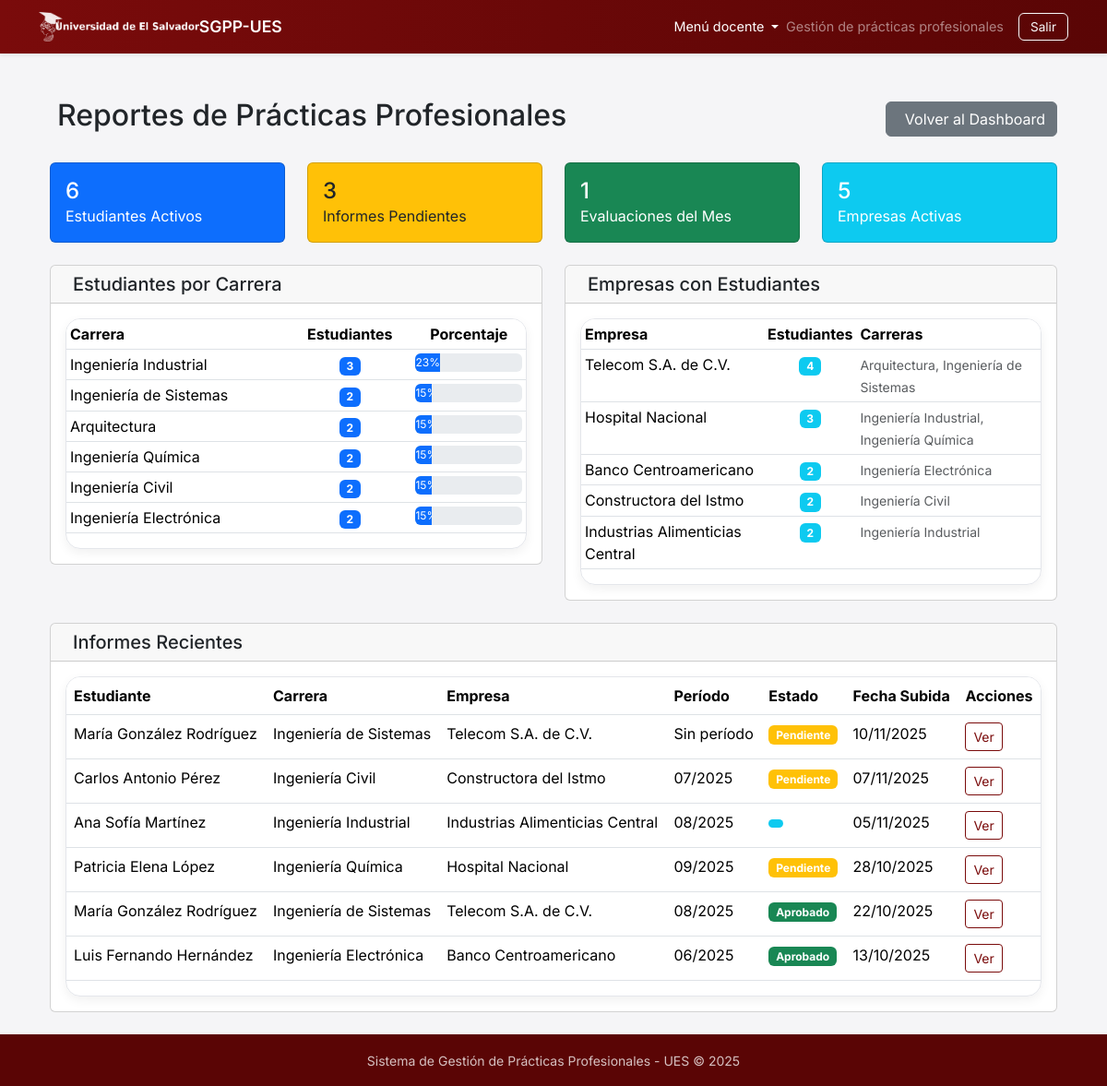
The app's page /public/index.php?page=docente_reportes (signed in) with its own data.
### tables this page shows
CREATE TABLE `informe_mensual` (
  `id` int(11) NOT NULL,
  `expediente_id` int(11) NOT NULL,
  `periodo` date NOT NULL,
  `ruta_archivo` varchar(255) DEFAULT NULL,
  `comentario_estudiante` text DEFAULT NULL,
  `estado_revision` enum('pendiente','recibido','observado','aprobado') NOT NULL DEFAULT 'pendiente',
  `comentario_revisor` text DEFAULT NULL,
  `revisor_id` int(11) DEFAULT NULL,
  `fecha_subida` datetime NOT NULL DEFAULT current_timestamp(),
  `fecha_revision` datetime DEFAULT NULL,
  `hash_archivo` varchar(64) DEFAULT NULL
);

CREATE TABLE `estudiante` (
  `id` int(11) NOT NULL,
  `carnet` varchar(10) NOT NULL,
  `nombre_completo` varchar(100) NOT NULL,
  `carrera` varchar(100) NOT NULL,
  `usuario_id` int(11) NOT NULL
);

CREATE TABLE `empresa` (
  `id` int(11) NOT NULL,
  `nombre` varchar(150) NOT NULL,
  `giro` varchar(150) DEFAULT NULL,
  `direccion` varchar(255) DEFAULT NULL,
  `contacto_principal` varchar(150) DEFAULT NULL,
  `telefono` varchar(25) DEFAULT NULL,
  `correo` varchar(120) DEFAULT NULL,
  `activa` tinyint(1) NOT NULL DEFAULT 1,
  `fecha_creacion` datetime NOT NULL DEFAULT current_timestamp(),
  `fecha_actualizacion` datetime NOT NULL DEFAULT current_timestamp() ON UPDATE current_timestamp()
);

### src/controllers/DocenteReportesController.php (called while the page is built, shortened)
<?php
require_once __DIR__ . '/../../config/db.php';
require_once __DIR__ . '/../models/ExpedienteModel.php';
require_once __DIR__ . '/../models/InformeMensualModel.php';
require_once __DIR__ . '/../models/EvaluacionModel.php';
require_once __DIR__ . '/../models/EmpresaModel.php';
$expedienteModel = new ExpedienteModel($pdo);
$informeModel = new InformeMensualModel($pdo);
$evaluacionModel = new EvaluacionModel($pdo);
$empresaModel = new EmpresaModel($pdo);
$estadisticas = [
    'total_estudiantes' => $expedienteModel->contarActivos(),
    'total_informes' => $informeModel->contarPendientes(),
    'total_evaluaciones' => $evaluacionModel->contarEvaluacionesMesActual(),
    'total_empresas' => $empresaModel->contarEmpresasConEstudiantesActivos()
];
$expedientes_por_carrera = $expedienteModel->contarPorCarrera();
$empresas_con_estudiantes = $empresaModel->listarConEstudiantesActivos();
$informes_recientes = $informeModel->obtenerRecientes(10);
include __DIR__ . '/../../templates/docente/reportes.php';

### src/models/ExpedienteModel.php (called while the page is built, shortened)
<?php
class ExpedienteModel
{
    private $pdo;
    public function __construct($pdo)
    {
        $this->pdo = $pdo;
    }
    public function contarActivos(): int
    {
        $stmt = $this->pdo->prepare(
            "SELECT COUNT(DISTINCT estudiante_id) as total
             FROM expediente
             WHERE estado = 'activo'"
        );
        $stmt->execute();
        $result = $stmt->fetch();
        return (int)$result['total'];
    }
    public function contarPorCarrera(): array
    {
        $stmt = $this->pdo->query(
            "SELECT est.carrera, COUNT(*) as total
             FROM expediente e
             JOIN estudiante est ON est.id = e.estudiante_id
             WHERE e.estado = 'activo'
             GROUP BY est.carrera
             ORDER BY total DESC"
        );
        return $stmt->fetchAll();
    }
}

### src/models/InformeMensualModel.php (called while the page is built, shortened)
<?php
class InformeMensualModel
{
    private $pdo;
    public function __construct($pdo)
    {
        $this->pdo = $pdo;
    }
    public function contarPendientes(): int
    {
        $stmt = $this->pdo->prepare(
            "SELECT COUNT(*) as total
             FROM informe_mensual
             WHERE estado_revision = 'pendiente'"
        );
        $stmt->execute();
        $result = $stmt->fetch();
        return (int)$result['total'];
    }
    public function obtenerRecientes(int $limite = 5): array
    {
        $stmt = $this->pdo->prepare(
            "SELECT im.*,
                    est.nombre_completo AS estudiante_nombre,
                    est.carrera AS estudiante_carrera,
                    emp.nombre AS empresa_nombre
             FROM informe_mensual im
             JOIN expediente e ON e.id = im.expediente_id
             JOIN estudiante est ON est.id = e.estudiante_id
             JOIN empresa emp ON emp.id = e.empresa_id
             ORDER BY im.fecha_subida DESC
             LIMIT ?"
        );
        $stmt->execute([$limite]);
        return $stmt->fetchAll();
    }
}

### src/models/EvaluacionModel.php (called while the page is built, shortened)
<?php
class EvaluacionModel {
    private $pdo;
    public function __construct($pdo)
    {
        $this->pdo = $pdo;
    }
    public function contarEvaluacionesMesActual(): int
    {
        $stmt = $this->pdo->prepare(
            "SELECT COUNT(*) as total
             FROM evaluacion
             WHERE MONTH(fecha_evaluacion) = MONTH(CURRENT_DATE())
             AND YEAR(fecha_evaluacion) = YEAR(CURRENT_DATE())"
        );
        $stmt->execute();
        $result = $stmt->fetch();
        return (int)$result['total'];
    }
}

### src/models/EmpresaModel.php (called while the page is built, shortened)
<?php
class EmpresaModel
{
    private $pdo;
    public function __construct($pdo)
    {
        $this->pdo = $pdo;
    }
    public function contarEmpresasConEstudiantesActivos(): int
    {
        $stmt = $this->pdo->prepare(
            "SELECT COUNT(DISTINCT e.id) as total
             FROM empresa e
             JOIN expediente exp ON exp.empresa_id = e.id
             WHERE exp.estado = 'activo'"
        );
        $stmt->execute();
        $result = $stmt->fetch();
        return (int)$result['total'];
    }
    public function listarConEstudiantesActivos(): array
    {
        $stmt = $this->pdo->query(
            "SELECT e.nombre,
                    COUNT(exp.id) as total_estudiantes,
                    GROUP_CONCAT(DISTINCT est.carrera ORDER BY est.carrera SEPARATOR ', ') as carreras
             FROM empresa e
             JOIN expediente exp ON exp.empresa_id = e.id
             JOIN estudiante est ON est.id = exp.estudiante_id
             WHERE exp.estado = 'activo'
             GROUP BY e.id, e.nombre
             ORDER BY total_estudiantes DESC, e.nombre"
        );
        return $stmt->fetchAll();
    }
}

### templates/docente/reportes.php (the view, shortened to what this page needs)
<?php
include __DIR__ . '/../../src/includes/header.php';
?>
<div class="container mt-4">
    <div class="row">
        <div class="col-12">
            <div class="d-flex justify-content-between align-items-center mb-4">
                <h2>
                    Reportes de Prácticas Profesionales
                </h2>
                <a href="/Grupo2_Etapa2Proy_SGPP-UES/public/index.php?page=home" class="btn btn-secondary">
                    <i class="fas fa-arrow-left me-2"></i>Volver al Dashboard
                </a>
            </div>
        </div>
    </div>
    <div class="row mb-4">
        <div class="col-md-3">
            <div class="card bg-primary text-white">
                <div class="card-body">
                    <div class="d-flex justify-content-between">
                        <div>
                            <h4 class="mb-0"><?= $estadisticas['total_estudiantes'] ?></h4>
                            <p class="mb-0">Estudiantes Activos</p>
                        </div>
                    </div>
                </div>
            </div>
        </div>
        <div class="col-md-3">
            <div class="card bg-warning text-dark">
                <div class="card-body">
                    <div class="d-flex justify-content-between">
                        <div>
                            <h4 class="mb-0"><?= $estadisticas['total_informes'] ?></h4>
                            <p class="mb-0">Informes Pendientes</p>
                        </div>
                    </div>
                </div>
            </div>
        </div>
        <div class="col-md-3">
            <div class="card bg-success text-white">
                <div class="card-body">
                    <div class="d-flex justify-content-between">
                        <div>
                            <h4 class="mb-0"><?= $estadisticas['total_evaluaciones'] ?></h4>
                            <p class="mb-0">Evaluaciones del Mes</p>
                        </div>
                    </div>
                </div>
            </div>
        </div>
        <div class="col-md-3">
            <div class="card bg-info text-white">
                <div class="card-body">
                    <div class="d-flex justify-content-between">
                        <div>
                            <h4 class="mb-0"><?= $estadisticas['total_empresas'] ?></h4>
                            <p class="mb-0">Empresas Activas</p>
                        </div>
                    </div>
                </div>
            </div>
        </div>
    </div>
    <div class="row">
        <div class="col-md-6 mb-4">
            <div class="card">
                <div class="card-header">
                    <h5 class="mb-0">
                        Estudiantes por Carrera
                    </h5>
                </div>
                <div class="card-body">
                    <?php if (!empty($expedientes_por_carrera)): ?>
                        <div class="table-responsive">
                            <table class="table table-sm">
                                <thead>
                                    <tr>
                                        <th>Carrera</th>
                                        <th class="text-center">Estudiantes</th>
                                        <th class="text-center">Porcentaje</th>
                                    </tr>
                                </thead>
                                <tbody>
                                    <?php
                                    $total_estudiantes = array_sum(array_column($expedientes_por_carrera, 'total'));
                                    foreach ($expedientes_por_carrera as $carrera):
                                        $porcentaje = $total_estudiantes > 0 ? ($carrera['total'] / $total_estudiantes) * 100 : 0;
                                    ?>
                                        <tr>
                                            <td><?= htmlspecialchars($carrera['carrera']) ?></td>
                                            <td class="text-center">
                                                <span class="badge bg-primary"><?= $carrera['total'] ?></span>
                                            </td>
                                            <td class="text-center">
                                                <div class="progress" style="height: 20px;">
                                                    <div class="progress-bar" role="progressbar" style="width: <?= round($porcentaje) ?>%">
                                                        <?= round($porcentaje) ?>%
                                                    </div>
                                                </div>
                                            </td>
                                        </tr>
                                    <?php endforeach; ?>
                                </tbody>
                            </table>
                        </div>
                    <?php else: ?>
                        <p class="text-muted">No hay datos disponibles</p>
                    <?php endif; ?>
                </div>
            </div>
        </div>
        <div class="col-md-6 mb-4">
            <div class="card">
                <div class="card-header">
                    <h5 class="mb-0">
                        Empresas con Estudiantes
                    </h5>
                </div>
                <div class="card-body">
                    <?php if (!empty($empresas_con_estudiantes)): ?>
                        <div class="table-responsive">
                            <table class="table table-sm">
                                <thead>
                                    <tr>
                                        <th>Empresa</th>
                                        <th class="text-center">Estudiantes</th>
                                        <th>Carreras</th>
                                    </tr>
                                </thead>
                                <tbody>
                                    <?php foreach ($empresas_con_estudiantes as $empresa): ?>
                                        <tr>
                                            <td><?= htmlspecialchars($empresa['nombre']) ?></td>
                                            <td class="text-center">
                                                <span class="badge bg-info"><?= $empresa['total_estudiantes'] ?></span>
                                            </td>
                                            <td>
                                                <small class="text-muted"><?= htmlspecialchars($empresa['carreras']) ?></small>
                                            </td>
                                        </tr>
                                    <?php endforeach; ?>
                                </tbody>
                            </table>
                        </div>
                    <?php else: ?>
                        <p class="text-muted">No hay empresas con estudiantes activos</p>
                    <?php endif; ?>
                </div>
            </div>
        </div>
    </div>
    <div class="row">
        <div class="col-12">
            <div class="card">
                <div class="card-header">
                    <h5 class="mb-0">
                        Informes Recientes
                    </h5>
                </div>
                <div class="card-body">
                    <?php if (!empty($informes_recientes)): ?>
                        <div class="table-responsive">
                            <table class="table">
                                <thead>
                                    <tr>
                                        <th>Estudiante</th>
                                        <th>Carrera</th>
                                        <th>Empresa</th>
                                        <th>Período</th>
                                        <th>Estado</th>
                                        <th>Fecha Subida</th>
                                        <th>Acciones</th>
                                    </tr>
                                </thead>
                                <tbody>
                                    <?php foreach ($informes_recientes as $informe): ?>
                                        <tr>
                                            <td><?= htmlspecialchars($informe['estudiante_nombre']) ?></td>
                                            <td><?= htmlspecialchars($informe['estudiante_carrera']) ?></td>
                                            <td><?= htmlspecialchars($informe['empresa_nombre']) ?></td>
                                            <td><?= $informe['periodo'] && $informe['periodo'] !== '0000-00-00' ? date('m/Y', strtotime($informe['periodo'])) : 'Sin período' ?></td>
                                            <td>
                                                <span class="badge bg-<?= $informe['estado_revision'] === 'aprobado' ? 'success' : ($informe['estado_revision'] === 'pendiente' ? 'warning' : 'info') ?>">
                                                    <?= ucfirst($informe['estado_revision']) ?>
                                                </span>
                                            </td>
                                            <td><?= date('d/m/Y', strtotime($informe['fecha_subida'])) ?></td>
                                            <td>
                                                <a href="/Grupo2_Etapa2Proy_SGPP-UES/public/index.php?page=descargar_archivo&archivo=<?= urlencode(basename($informe['ruta_archivo'])) ?>&tipo=informe"
                                                   class="btn btn-sm btn-outline-primary" target="_blank">
                                                    <i class="fas fa-eye"></i> Ver
                                                </a>
                                            </td>
                                        </tr>
                                    <?php endforeach; ?>
                                </tbody>
                            </table>
                        </div>
                    <?php else: ?>
                        <p class="text-muted">No hay informes recientes</p>
                    <?php endif; ?>
                </div>
            </div>
        </div>
    </div>
</div>
<?php include __DIR__ . '/../../src/includes/footer.php'; ?>

### records on screen
informe_mensual: estudiante.nombre_completo "María González Rodríguez", estudiante.carrera "Ingeniería de Sistemas", empresa.nombre "Telecom S.A. de C.V.", periodo "Sin período", estado_revision "Pendiente", fecha_subida "10/11/2025"
informe_mensual: estudiante.nombre_completo "Carlos Antonio Pérez", estudiante.carrera "Ingeniería Civil", empresa.nombre "Constructora del Istmo", periodo "07/2025", estado_revision "Pendiente", fecha_subida "07/11/2025"
informe_mensual: estudiante.nombre_completo "Ana Sofía Martínez", estudiante.carrera "Ingeniería Industrial", empresa.nombre "Industrias Alimenticias Central", periodo "08/2025", fecha_subida "05/11/2025"
informe_mensual: estudiante.nombre_completo "Patricia Elena López", estudiante.carrera "Ingeniería Química", empresa.nombre "Hospital Nacional", periodo "09/2025", estado_revision "Pendiente", fecha_subida "28/10/2025"
informe_mensual: estudiante.nombre_completo "María González Rodríguez", estudiante.carrera "Ingeniería de Sistemas", empresa.nombre "Telecom S.A. de C.V.", periodo "08/2025", estado_revision "Aprobado", fecha_subida "22/10/2025"
informe_mensual: estudiante.nombre_completo "Luis Fernando Hernández", estudiante.carrera "Ingeniería Electrónica", empresa.nombre "Banco Centroamericano", periodo "06/2025", estado_revision "Aprobado", fecha_subida "13/10/2025"

### other values on screen
$estadisticas['total_estudiantes'] "6"
$estadisticas['total_informes'] "3"
$estadisticas['total_evaluaciones'] "1"
$estadisticas['total_empresas'] "5"
$carrera['carrera'] "Ingeniería Industrial"
$carrera['total'] "3"
$porcentaje "23"
$carrera['carrera'] "Ingeniería de Sistemas"
$carrera['total'] "2"
$porcentaje "15"
$carrera['carrera'] "Arquitectura"
$carrera['carrera'] "Ingeniería Química"
$carrera['carrera'] "Ingeniería Civil"
$carrera['carrera'] "Ingeniería Electrónica"
$empresa['nombre'] "Telecom S.A. de C.V."
